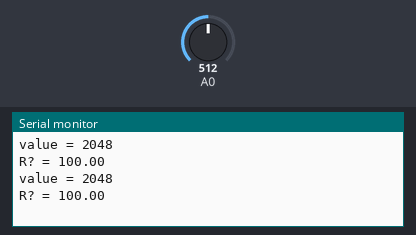
This sketch was run on a simulated Arduino Zero (SAMD21). Shown: the last lines printed to the serial monitor. The inputs (shaded band) are chosen by the test bench; at power-on: A0 = 512 (analog values on the 0–1023 scale).

Above: at 1.8 s.
1.9 s: A0 set to 716
At 2.6 s:
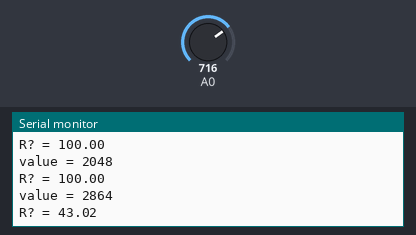
3.4 s: A0 set to 900
At 4.8 s:
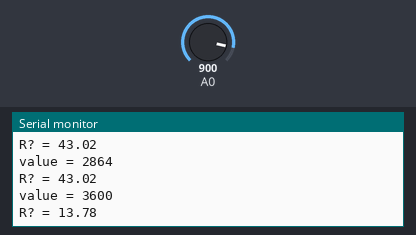
Timing chart, 0 to 6.4 s (numbered marks = the images above; inputs shaded):
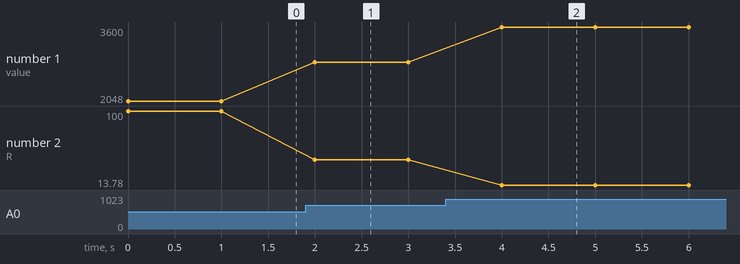

The sketch:

ohm_meter.ino
```cpp
float Vin = 3.3;
int R1 = 100;

void setup() {
  pinMode(A0, INPUT);
  analogReadResolution(12);
  Serial.begin(115200);
}

void loop() {
  int value = analogRead(A0);
  Serial.println("value = " + String(value));
  float volt = (value * 3.3) / 4096;
  if (volt > 0) {
    float ohm = (R1 * (Vin - volt)) / volt;
    Serial.println("R? = " + String(ohm));
  }
  delay(1000);
}
```

Measured:
- after the input at 1.9 s, the serial monitor: prints a new line after 0.10 s (image 1)
- after the input at 3.4 s, the serial monitor: prints a new line after 0.60 s (image 2)
- plotted number 1: 2048 → 2864 after the input at 1.9 s, 2864 → 3600 after the input at 3.4 s
- plotted number 2: 100 → 43.02 after the input at 1.9 s, 43.02 → 13.78 after the input at 3.4 s
